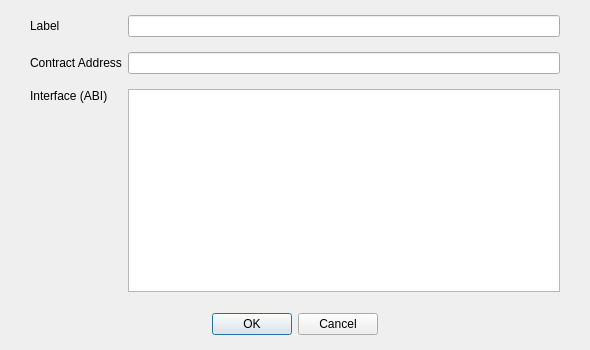
<?xml version="1.0" encoding="UTF-8"?>
<ui version="4.0">
 <class>EditContractInfoDialog</class>
 <widget class="QDialog" name="EditContractInfoDialog">
  <property name="geometry">
   <rect>
    <x>0</x>
    <y>0</y>
    <width>590</width>
    <height>350</height>
   </rect>
  </property>
  <property name="windowTitle">
   <string>Dialog</string>
  </property>
  <layout class="QVBoxLayout" name="verticalLayout">
   <property name="leftMargin">
    <number>0</number>
   </property>
   <property name="topMargin">
    <number>15</number>
   </property>
   <property name="rightMargin">
    <number>0</number>
   </property>
   <property name="bottomMargin">
    <number>0</number>
   </property>
   <item>
    <layout class="QGridLayout" name="gridLayout">
     <property name="leftMargin">
      <number>30</number>
     </property>
     <property name="rightMargin">
      <number>30</number>
     </property>
     <property name="verticalSpacing">
      <number>15</number>
     </property>
     <item row="0" column="0">
      <widget class="QLabel" name="labelName">
       <property name="text">
        <string>Label</string>
       </property>
      </widget>
     </item>
     <item row="0" column="1">
      <widget class="QLineEdit" name="labelEdit"/>
     </item>
     <item row="1" column="0">
      <widget class="QLabel" name="labelAddress">
       <property name="text">
        <string>Contract Address</string>
       </property>
      </widget>
     </item>
     <item row="1" column="1">
      <widget class="QValidatedLineEdit" name="addressEdit"/>
     </item>
     <item row="2" column="1">
      <widget class="QValidatedTextEdit" name="ABIEdit"/>
     </item>
     <item row="2" column="0">
      <layout class="QVBoxLayout" name="ABITextLayout">
       <item>
        <widget class="QLabel" name="labelABI">
         <property name="text">
          <string>Interface (ABI)</string>
         </property>
        </widget>
       </item>
       <item>
        <spacer name="verticalSpacer">
         <property name="orientation">
          <enum>Qt::Vertical</enum>
         </property>
         <property name="sizeHint" stdset="0">
          <size>
           <width>20</width>
           <height>40</height>
          </size>
         </property>
        </spacer>
       </item>
      </layout>
     </item>
    </layout>
   </item>
   <item>
    <widget class="QWidget" name="buttonsContainerWhite" native="true">
     <layout class="QHBoxLayout" name="horizontalLayout">
      <property name="leftMargin">
       <number>30</number>
      </property>
      <property name="topMargin">
       <number>15</number>
      </property>
      <property name="rightMargin">
       <number>30</number>
      </property>
      <property name="bottomMargin">
       <number>15</number>
      </property>
      <item>
       <widget class="QDialogButtonBox" name="buttonBox">
        <property name="orientation">
         <enum>Qt::Horizontal</enum>
        </property>
        <property name="standardButtons">
         <set>QDialogButtonBox::Cancel|QDialogButtonBox::Ok</set>
        </property>
        <property name="centerButtons">
         <bool>true</bool>
        </property>
       </widget>
      </item>
     </layout>
    </widget>
   </item>
  </layout>
 </widget>
 <customwidgets>
  <customwidget>
   <class>QValidatedLineEdit</class>
   <extends>QLineEdit</extends>
   <header>qvalidatedlineedit.h</header>
  </customwidget>
  <customwidget>
   <class>QValidatedTextEdit</class>
   <extends>QTextEdit</extends>
   <header>qvalidatedtextedit.h</header>
  </customwidget>
 </customwidgets>
 <resources/>
 <connections>
  <connection>
   <sender>buttonBox</sender>
   <signal>accepted()</signal>
   <receiver>EditContractInfoDialog</receiver>
   <slot>accept()</slot>
   <hints>
    <hint type="sourcelabel">
     <x>248</x>
     <y>254</y>
    </hint>
    <hint type="destinationlabel">
     <x>157</x>
     <y>274</y>
    </hint>
   </hints>
  </connection>
  <connection>
   <sender>buttonBox</sender>
   <signal>rejected()</signal>
   <receiver>EditContractInfoDialog</receiver>
   <slot>reject()</slot>
   <hints>
    <hint type="sourcelabel">
     <x>316</x>
     <y>260</y>
    </hint>
    <hint type="destinationlabel">
     <x>286</x>
     <y>274</y>
    </hint>
   </hints>
  </connection>
 </connections>
</ui>
